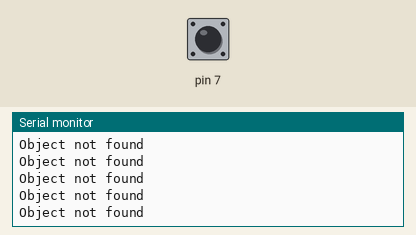
Simulated run of this sketch. Board: Arduino Uno, built with avr-gcc and run on an emulated ATmega328P. Shown: the last lines printed to the serial monitor. The inputs (shaded band) are chosen by the test bench; at power-on: pin 7 HIGH.

Above: at 1.2 s.
1.3 s: pin 7 driven LOW
At 2.3 s:
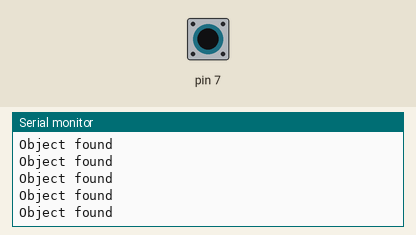
3.2 s: pin 7 driven HIGH
At 4.0 s:
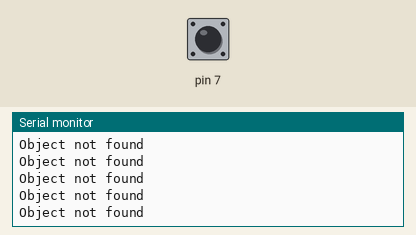
6.2 s: pin 7 pulsed LOW 2 times (0.12 s each, 0.3 s apart)
9.8 s: pin 7 pulsed LOW 5 times (0.12 s each, 0.3 s apart)
At 10.5 s:
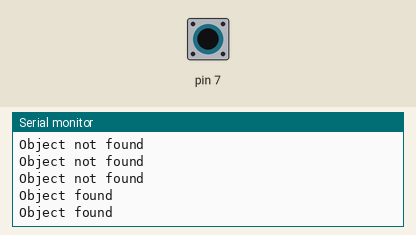
14.3 s: pin 7 driven LOW
At 14.9 s:
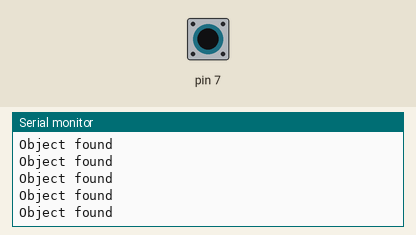

Measured:
- after the input at 1.3 s, the serial monitor: prints a new line after 0.09 s (image 1)
- after the input at 9.8 s, the serial monitor: prints a new line after 0.08 s (image 3)
- after the input at 14.3 s, the serial monitor: prints a new line after 0.08 s (image 4)

The sketch:

ir_sensor.ino
```cpp
int ir=7;
int value;
void setup()
{
  pinMode(7,INPUT);
  Serial.begin(9600);

}

void loop()
{
  value = digitalRead(7);
  if (value==0)
  {
    Serial.println("Object found");
  }
  else
  {
    Serial.println("Object not found");
  }


}
```
